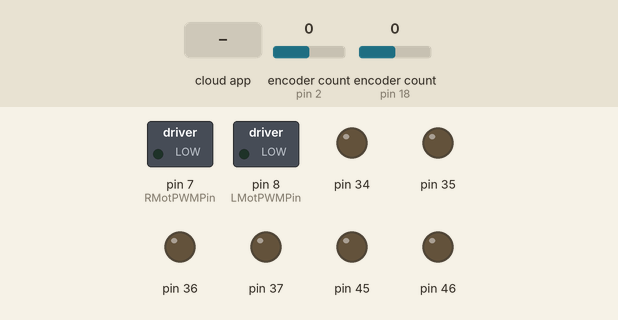
This sketch was run on a simulated Arduino Mega 2560, built with avr-gcc and run on an emulated ATmega2560. On the bench: switched loads named in the sketch (green lamp = pin HIGH), output pins drawn as LEDs (lit = HIGH). The inputs (shaded band) are chosen by the test bench; at power-on: encoder count (sensors on pin 2, pin 18) 0. The ROS host is connected and sends only what is stated.

Above: at 1.2 s.
1.3 s: the phone or cloud app sets linear.x to -100
At 2.5 s:
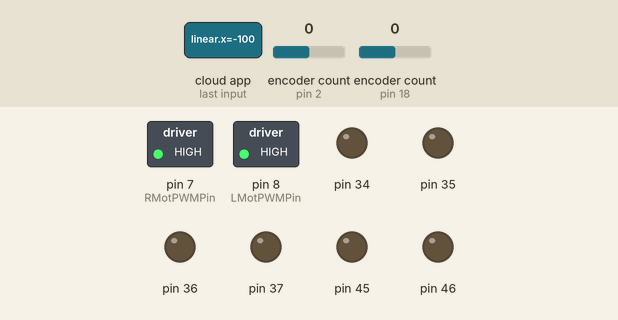
3.5 s: the phone or cloud app sets angular.z to -100
At 3.9 s:
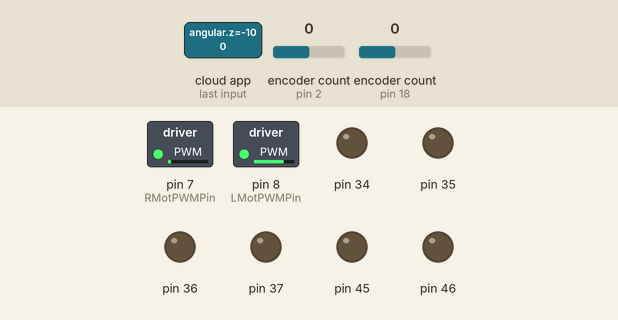
5.5 s: the phone or cloud app sets linear.x to 0
At 5.9 s:
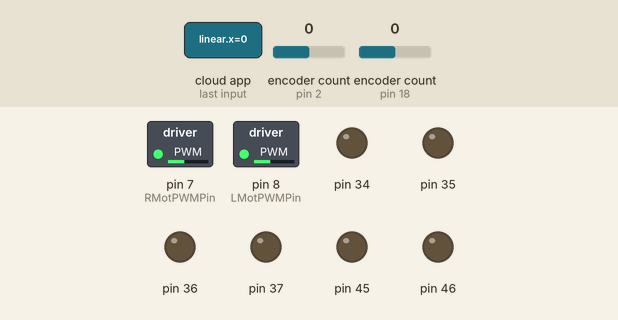
7.5 s: the phone or cloud app sets linear.x to 100
At 7.9 s:
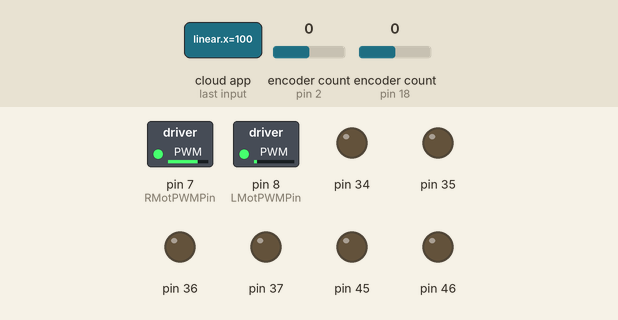
Timing chart, 0 to 10.5 s (numbered marks = the images above; inputs shaded):
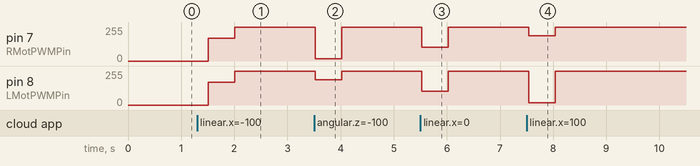

Measured:
- after the input at 1.3 s, pin 7 (RMotPWMPin), pin 8 (LMotPWMPin): 0/255 → 170/255 after 0.21 s, → 255/255 0.50 s later
- after the input at 3.5 s, pin 7 (RMotPWMPin): 255/255 → 17/255 at once, → 255/255 0.50 s later; pin 8 (LMotPWMPin): 255/255 → 188/255 at once, → 255/255 0.50 s later
- after the input at 5.5 s, pin 7 (RMotPWMPin), pin 8 (LMotPWMPin): 255/255 → 102/255 at once, → 255/255 0.50 s later
- after the input at 7.5 s, pin 7 (RMotPWMPin): 255/255 → 188/255 at once, → 255/255 0.50 s later; pin 8 (LMotPWMPin): 255/255 → 17/255 at once, → 255/255 0.50 s later

The sketch:

abhyast_ard_bot.ino
```cpp
#include <Encoder.h>
#include <ros.h>
#include <geometry_msgs/Twist.h>


/////////---PINS----/////////////////
int MaxSpeed = 3.0;

#define CW 0
#define CCW 1

#define LMotPWMPin  8
#define RMotPWMPin  7
#define LMotAPin 26
#define LMotBPin 25
#define RMotAPin 24
#define RMotBPin 27
int LMotor = 0;
int RMotor = 1;

#define LEncoderA 18
#define LEncoderB 19
#define REncoderA 2
#define REncoderB 3

/////////////////////////////////////////
ros :: NodeHandle nh;

geometry_msgs::Twist odom_msg;
geometry_msgs::Twist debug_msg;

ros::Publisher Pub("ard_odom",&odom_msg);
ros::Publisher debugger("debug",&debug_msg);

int TPR= 3600; //ticks per rotation

long EncoderVal[2] = {0,0};
double DDis[2] = {0,0};
long Time[2] = {0,0};

double Vels[2] = {0,0};

double WheelSeparation=3.60;
double WheelDiameter=1.06;

Encoder LEncoder(LEncoderA, LEncoderB);
Encoder REncoder(REncoderA, REncoderB);

int inApin[2] = {LMotAPin, RMotAPin};  // INA: Clockwise input
int inBpin[2] = {LMotBPin, RMotBPin}; // INB: Counter-clockwise input
int pwmpin[2] = {LMotPWMPin, RMotPWMPin}; // PWM input
int MotorNum[2] = {LMotor, RMotor};

void wheelmotion(int pwm, int motor){
    if(pwm<0)
    {
	digitalWrite(inApin[motor], LOW);
    	digitalWrite(inBpin[motor], HIGH);
     	analogWrite(pwmpin[motor], 255+pwm);
    }
    else
    {
	digitalWrite(inApin[motor], HIGH);
    	digitalWrite(inBpin[motor], LOW);
    	analogWrite(pwmpin[motor], 255-pwm);
    }
}

void motor(double left_vel, double right_vel){
        double left_pwm,right_pwm;
        left_pwm=-left_vel*255/MaxSpeed;
        right_pwm=right_vel*255/MaxSpeed;
        wheelmotion(int(left_pwm), LMotor);
 	wheelmotion(int(right_pwm), RMotor);
}

void messageCb( const geometry_msgs::Twist& CVel){

    double vel_x = CVel.linear.x;
    double vel_th = CVel.angular.z;
    double right_vel = 0.0;
    double left_vel = 0.0;
    // turning
    if(vel_x == 0){
        right_vel = vel_th * WheelSeparation / 2.0;
        left_vel = (-1) * right_vel;
    }
    // forward / backward
    else if(vel_th == 0){
        left_vel = right_vel = vel_x;
    }
    // moving doing arcs
    else{
        left_vel = vel_x - vel_th * WheelSeparation / 2.0;
        right_vel = vel_x + vel_th * WheelSeparation / 2.0;
    }
    //for debugging
    debug_msg.linear.x=left_vel;
    debug_msg.linear.y=right_vel;
    debugger.publish(&debug_msg);
    //drive motors
    motor(left_vel,right_vel);
	delay(500);  //for step movement of robot
    motor(0.0,0.0);
}

ros::Subscriber<geometry_msgs::Twist> Sub("cmd_vel", &messageCb );

double TicksToMeters(long Ticks){
	return (Ticks*3.14*WheelDiameter)/TPR;
}

void setup() {
    pinMode(34,OUTPUT);
        pinMode(35,OUTPUT);
    pinMode(36,OUTPUT);
    pinMode(37,OUTPUT);
    pinMode(45,OUTPUT);
    pinMode(46,OUTPUT);
	//nh.getHardware()->setBaud(115200);
    nh.initNode();
    nh.advertise(Pub);
    nh.advertise(debugger);
    nh.subscribe(Sub);
    //Serial.begin(9600);
    //Serial.println("Basic Encoder Test:");
}

double read_encoder(int M){
//if fist time in program return 0 and init time vars
	if(Time[0]==0 && Time[1] == 0){
		Time[0] = millis();
		Time[1] = millis();
		return 0;
	}
	//read encoder ticks
	if(M == LMotor){
		EncoderVal[0] = LEncoder.read();
		LEncoder.write(0);
	}
	if(M == RMotor){
		EncoderVal[1] = REncoder.read();
		REncoder.write(0);
	}
	//differencial of time in seconds
	long T = millis();
	int DTime = T-Time[M];
	Time[M] = T;
	//diferential of distance in meters
	DDis[M] = TicksToMeters(EncoderVal[M]);
	//calculate short term measured velocity
	double EVel = (DDis[M]/DTime)*1000;
   return EVel;
}

void loop() {
    //start nodes
    nh.spinOnce();

 //preparing odom message
    odom_msg.linear.x=read_encoder(LMotor);
    odom_msg.linear.y=read_encoder(RMotor);
    Pub.publish(&odom_msg);
    delay(300); //position update every 0.3 s
}
```
